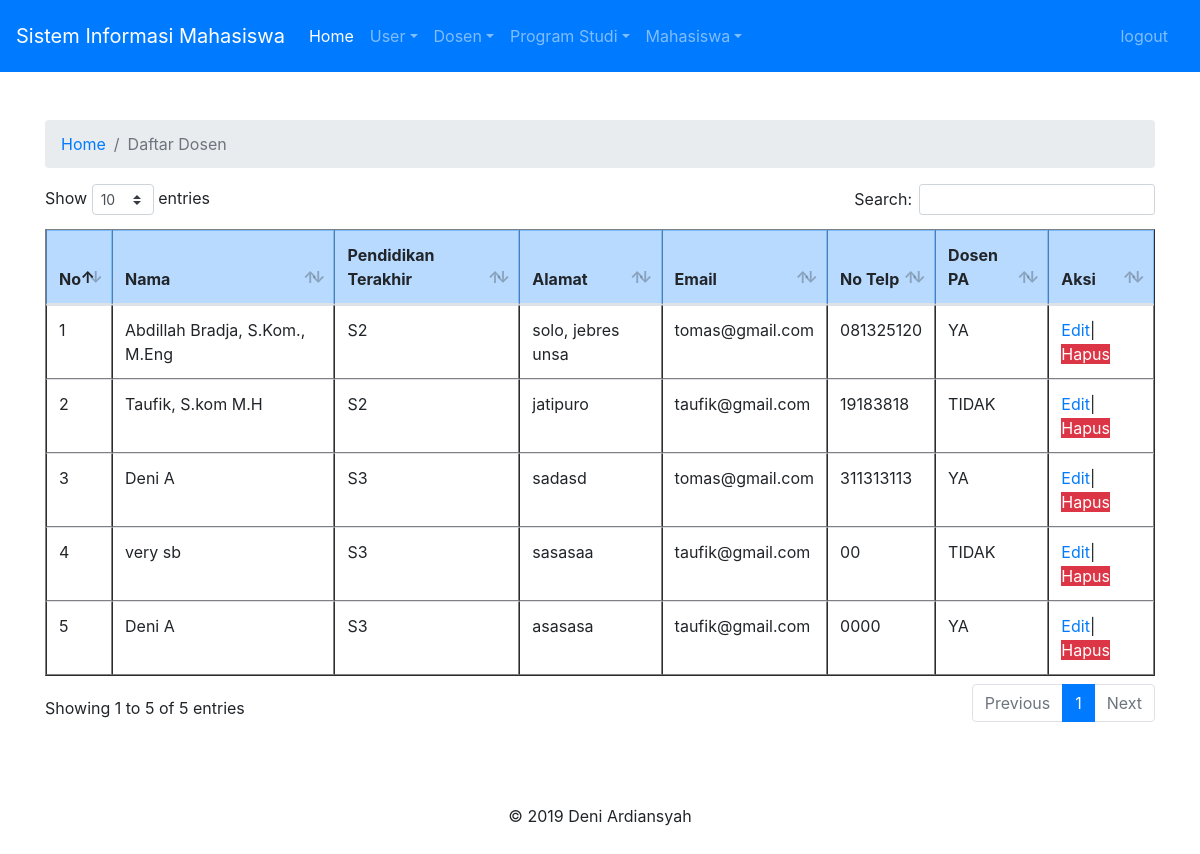
/index.php?page=daftar_dosen (signed in), run on the app's committed database.
### tables this page shows
CREATE TABLE `tb_dosen` (
  `dosen_id` int(11) NOT NULL,
  `nama_dosen` varchar(50) NOT NULL,
  `pendidikan_terakhir` tinyint(4) NOT NULL,
  `alamat` varchar(50) NOT NULL,
  `email` varchar(50) NOT NULL,
  `nomer_hp` varchar(15) NOT NULL,
  `dosen_pa` enum('Y','N') NOT NULL,
  `gambar` varchar(100) NOT NULL
);

### pages/daftar_dosen.php (the view, shortened to what this page needs)
<div class="container">
<ol class="breadcrumb">
  <li class="breadcrumb-item"><a href="#">Home</a></li>
  <li class="breadcrumb-item active">Daftar Dosen</li>
</ol>
<table id="tableDosen" border="1" class="table table-hover">
 <thead>
    <tr class="table-primary">
      <th scope="col">No</th>
      <th scope="col">Nama</th>
      <th scope="col">Pendidikan Terakhir</th>
      <th scope="col">Alamat</th>
      <th scope="col">Email</th>
      <th scope="col">No Telp</th>
      <th scope="col">Dosen PA</th>
      <th scope="col">Aksi</th>
    </tr>
  </thead>
 <tbody>
    <?php
      $sql = mysqli_query($con,"SELECT * FROM tb_dosen ");
      $no=1;
      while($data=mysqli_fetch_array($sql)){
    ?>
    <tr >
      <td> <?php echo $no++; ?></td>
      <td> <?php echo $data['nama_dosen']; ?></td>
      <td>
       <?php
        if($data['pendidikan_terakhir']=="0"){
           echo "S1";
        }else if ($data['pendidikan_terakhir']=="1") {
           echo "S2";
        }else{
          echo "S3";
        }
       ?>
       </td>
      <td> <?php echo $data['alamat']; ?></td>
      <td> <?php echo $data['email']; ?></td>
      <td> <?php echo $data['nomer_hp']; ?></td>
      <td>
        <?php
        if($data['dosen_pa']=='Y'){
          echo "YA";
        }else{
          echo "TIDAK";
        }
        ?>
        </td>
      <td>
        <a  role="button" href="#" class='open_modal' id='<?php echo  $data['dosen_id']; ?>'>Edit</a>|
        <a class="button btn-danger" role="button" href="index.php?page=hapus_dosen&dosen_id=<?php echo $data['dosen_id'];?>" onclick="return confirm('apakah anda yakin menghapus data?')" >Hapus</a>
      </td>
    <?php
     }
     ?>
    </tr>
  </tbody>
</table>
</div>

### data on the page
tb_dosen: nama_dosen "Abdillah Bradja, S.Kom., M.Eng", pendidikan_terakhir "S2", alamat "solo, jebres unsa", email "tomas@gmail.com", nomer_hp "081325120", dosen_pa "YA"
tb_dosen: nama_dosen "Taufik, S.kom M.H", pendidikan_terakhir "S2", alamat "jatipuro", email "taufik@gmail.com", nomer_hp "19183818", dosen_pa "TIDAK"
tb_dosen: nama_dosen "Deni A", pendidikan_terakhir "S3", alamat "sadasd", email "tomas@gmail.com", nomer_hp "311313113", dosen_pa "YA"
tb_dosen: nama_dosen "very sb", pendidikan_terakhir "S3", alamat "sasasaa", email "taufik@gmail.com", nomer_hp "00", dosen_pa "TIDAK"
tb_dosen: nama_dosen "Deni A", pendidikan_terakhir "S3", alamat "asasasa", email "taufik@gmail.com", nomer_hp "0000", dosen_pa "YA"
